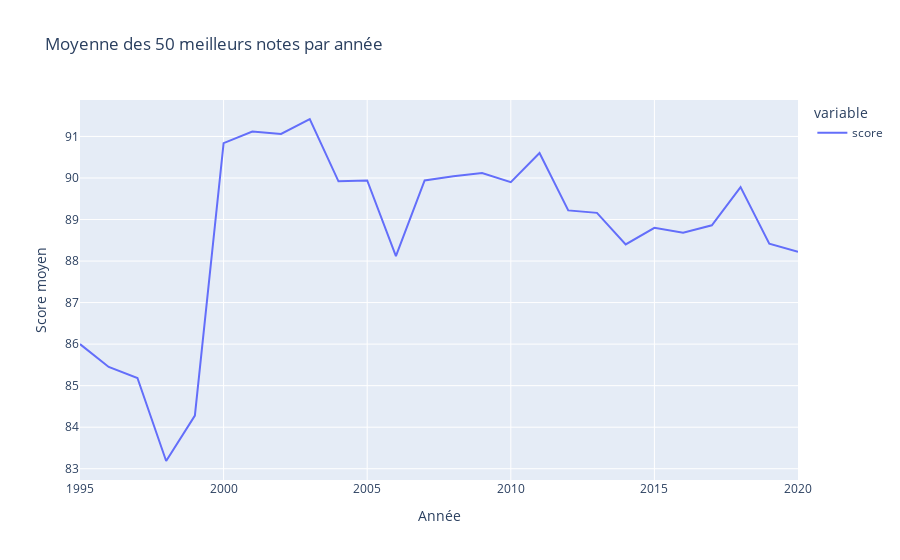

Source (notebook cell):
### Markdown cell above
Les succès critiques impressionnants de nombreux jeux ces dernières années pourrait nous faire penser que les critiques note de plus en plus généreusement. Voyons si le moyenne des notes sur Metacritic évolue vraiment avec les années.

Graphe d'évolution des notes en gardant les 50 jeux les mieux notés de chaque année :

### Code cell
data_mean = data.groupby(data['r-date'].dt.year).head(50)
del data_mean['users']
del data_mean['critics']

evolution_per_year = data_mean.groupby(data['r-date'].dt.year).mean()

px.line(evolution_per_year, title="Moyenne des 50 meilleurs notes par année", labels={
                     "value": "Score moyen",
                     "r-date": "Année",
                 },)

### Figure 1 — Plotly figure (JSON) as saved in the notebook; plotly's stock layout.template omitted (floating-point values rounded to 4 significant figures)
{"data": [{"hovertemplate": "variable=score<br>Année=%{x}<br>Score moyen=%{y}<extra></extra>", "legendgroup": "score", "line": {"color": "#636efa", "dash": "solid"}, "marker": {"symbol": "circle"}, "mode": "lines", "name": "score", "orientation": "v", "showlegend": true, "type": "scatter", "x": [1995, 1996, 1997, 1998, 1999, 2000, 2001, 2002, 2003, 2004, 2005, 2006, 2007, 2008, 2009, 2010, 2011, 2012, 2013, 2014, 2015, 2016, 2017, 2018, 2019, 2020], "xaxis": "x", "y": [86, 85.45, 85.19, 83.19, 84.28, 90.84, 91.12, 91.06, 91.42, 89.92, 89.94, 88.12, 89.94, 90.04, 90.12, 89.9, 90.6, 89.22, 89.16, 88.4, 88.8, 88.68, 88.86, 89.78, 88.42, 88.22], "yaxis": "y"}], "layout": {"legend": {"title": {"text": "variable"}, "tracegroupgap": 0}, "title": {"text": "Moyenne des 50 meilleurs notes par année"}, "xaxis": {"anchor": "y", "domain": [0, 1], "title": {"text": "Année"}}, "yaxis": {"anchor": "x", "domain": [0, 1], "title": {"text": "Score moyen"}}}}
